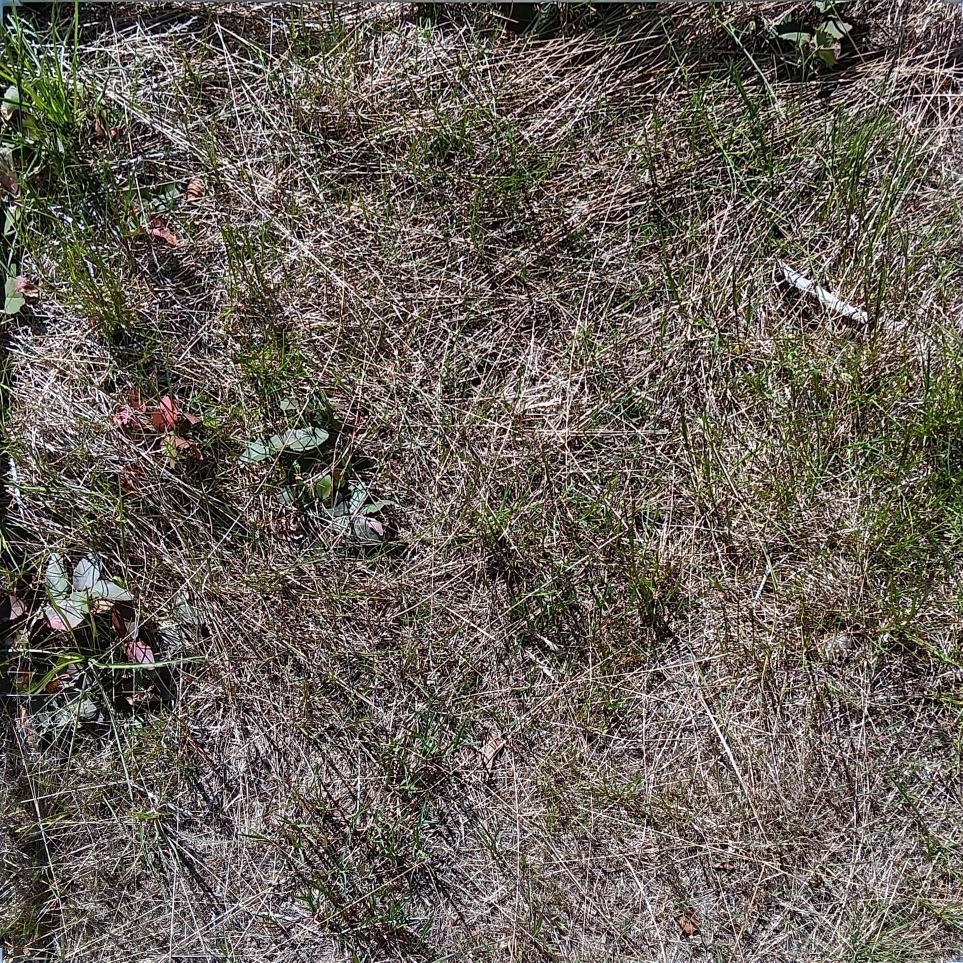
#> input picture test_photos_cropped/image_0.jpg, 1925 x 1925 px (shown at 1/2 size); its folder holds 4 pictures in this run
$ jupyter execute resize_all_photos.ipynb
#> lines starting #> are read from the running program, lines starting #| are printed output that depends on the picture
### functions.py
import numpy as np
import cv2
import re
import os
import sys
import glob
import napari
import spyndex
from matplotlib import pyplot as plt
from skimage import img_as_float, img_as_ubyte
import skimage.filters as skfil

# MAIN PROCESS FUNCTIONS
'''

1. Crop every image to its quadrat using the napari gui
2. Resize every image to the smallest length in the folder of photos
3. denoise images
4. Apply vegetation index
5. Convert pixel information into a csv

'''

# CROP TO QUADRAT
# [224 lines left out: functions crop_to_square, apply_vegetation_index, calc_live_plants_percentage, resize_square_imgs, not called in this run]


# Reorder the list of files for looping through
def reorder_file_paths(path):
    '''
    This function exists because I've rearranged the images so often that the operating system
    no longer stores them in number order (image_0, image_1, and so on). This function returns
    an ordered list of all the files that are currenty in the specified folder. It should be able
    to handle additions to the folder.

    Parameters:
        Path of the folder you want to loop through (In this format results/greenhouse_photos_thresholded/*
        for example. The asterisk is necessary or else the glob thingy won't work.)
    Returns:
        List of file paths to be run from the main project directory. It is in order of whatever
        number is in the filename.
    '''
    def sorting_function(path):
        # Grab a list containting the number found in the file path (includes multi-digit numbers)
        numbers = re.findall('\d+', path)

        # Return the numbers as integers if the list of numbers isn't empty. Return 0 otherwise
        return int(numbers[0]) if numbers else 0


    # Use the sorting_function on the list of paths so they will be sorted numerically.
    files = sorted(glob.glob(path), key=sorting_function)

    return files

# Apply otsu threshold to an image
# [72 lines left out: functions apply_otsu, matrix_xy_swap, reorder_quadrat_corners, not called in this run]


def extract_filename_number(filename):
    '''
    For when you just want the number in your filename.

    Parameters:
        filename: name of a file (preferably not the whole path)

    Returns:
        number: The number in the filename
    '''
    # Grab the number in the filename
    number = re.search('\d+', filename).group() # .group() function returns the match of the regexp, rather than a big silly string of junk

    return number

# [18 lines left out: function calc_pixels_to_cm, not called in this run]

### resize_all_photos.ipynb
[cell 1]
from functions import reorder_file_paths, extract_filename_number
import cv2

[cell 2]
folder = 'test_photos_cropped\\*'

files = reorder_file_paths(folder)

print(files)

[cell 3]
# Establish high minimum for min calculation later
min = 9999999

for file in files:
    # Read in image
    img = cv2.imread(file)
#> img is the input picture: shape (1925, 1925, 3); mean B, G, R 88.5, 95.9, 102.8

    side_length = img.shape[0]
#> side_length = 1925

    # Find minimum image size length
    if side_length < min:
        min = side_length
#> min = 1925
#> pass 3 of the loop `for file in files:`:
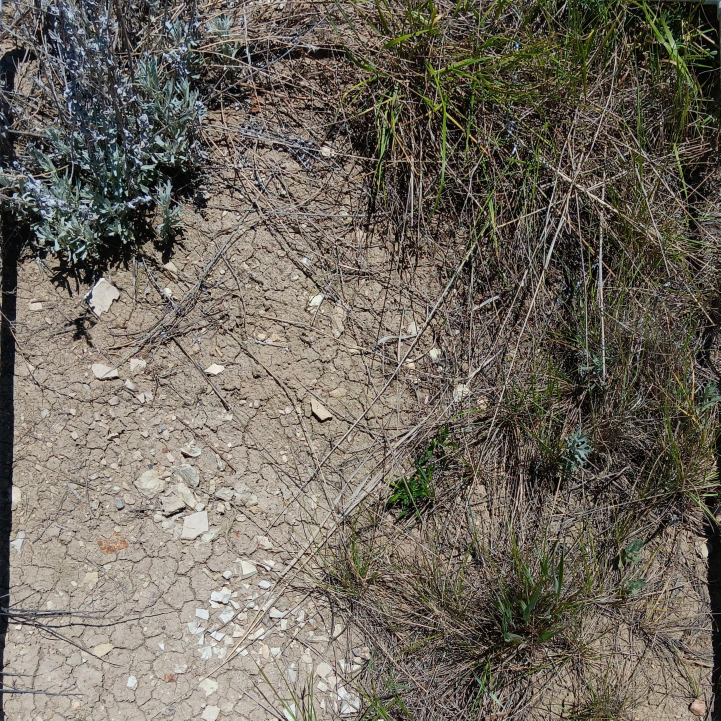
#> input picture test_photos_cropped/image_11.jpg, 2161 x 2161 px (shown at 1/3 size)
#> img is the input picture: shape (2161, 2161, 3); mean B, G, R 94.6, 104.9, 111.6
#> the loop made 4 passes; the first 3 are shown

[cell 4]
for file in files:
    # Read in image
    img = cv2.imread(file)

    # Extract number in filename
    file_number = extract_filename_number(file)

    # Resize all images to have previously established minimum length
    resized = cv2.resize(img, (min, min))
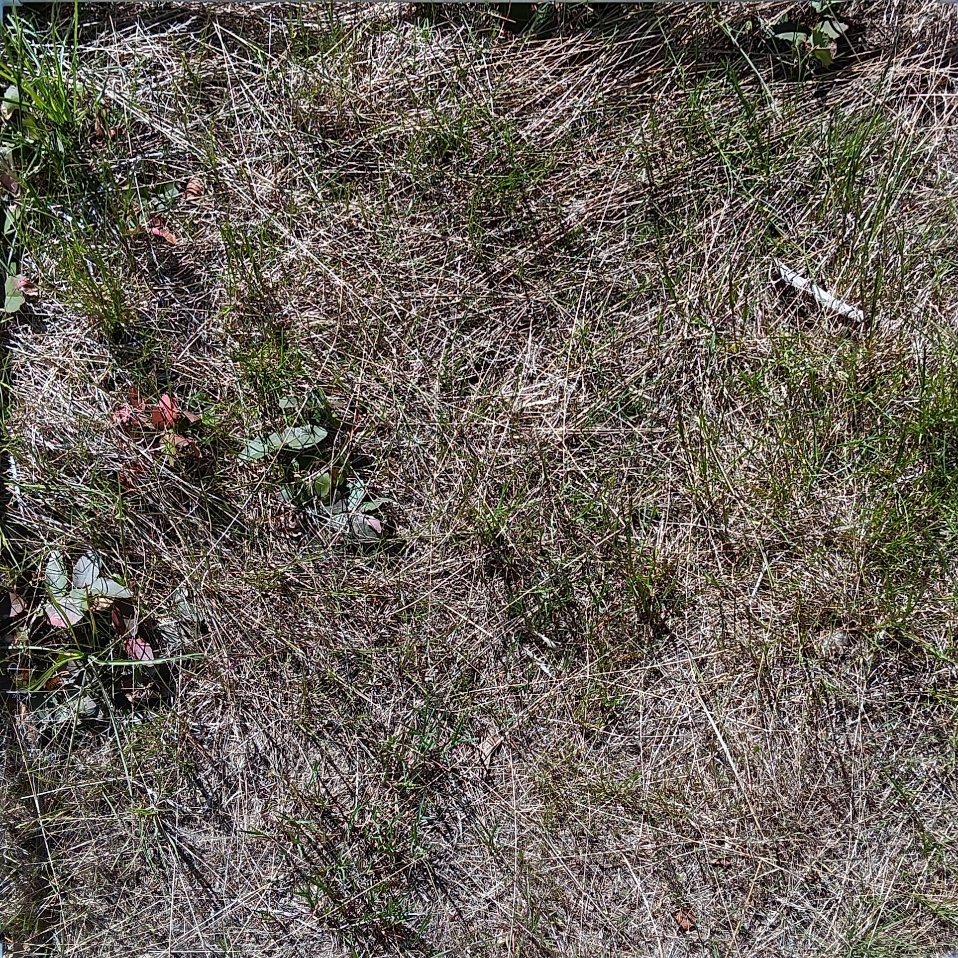
#> resized: shape (958, 958, 3); mean B, G, R 88.4, 95.7, 102.7
#> pass 3 of the loop `for file in files:`:
#> `resized = cv2.resize(img, (min, min))`:
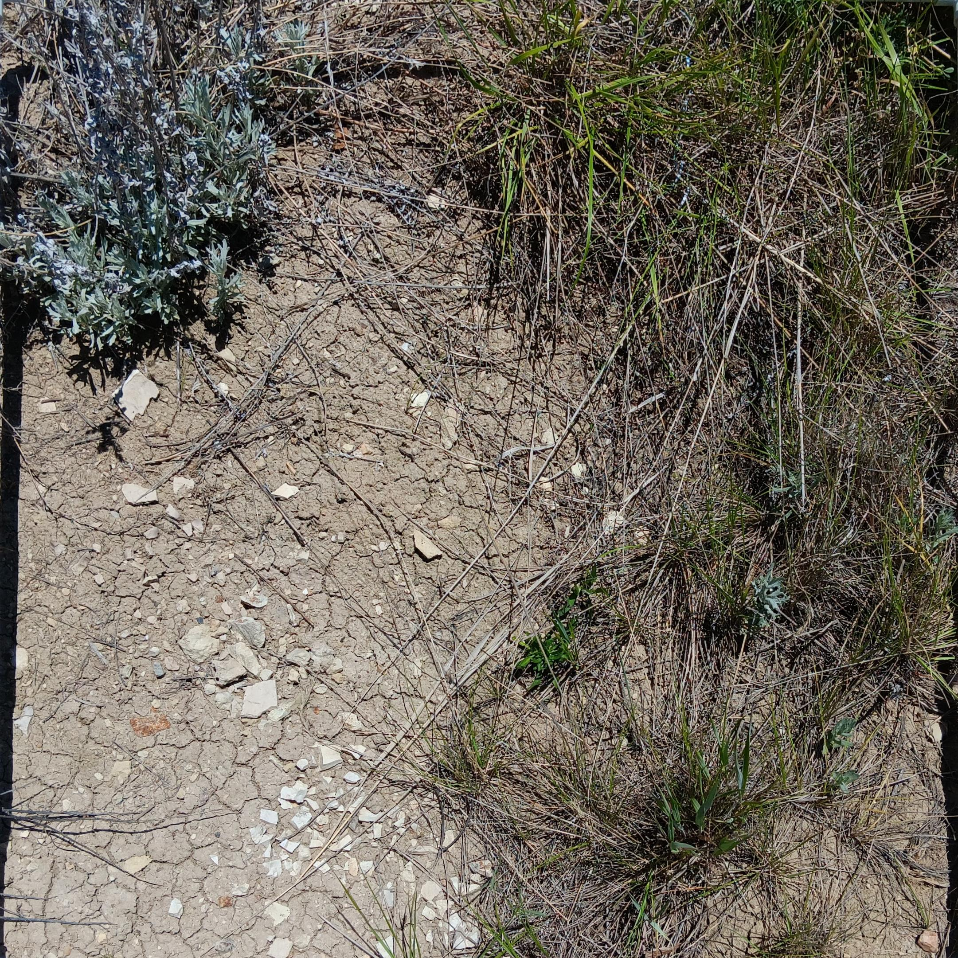
#> resized: shape (958, 958, 3); mean B, G, R 94.5, 104.8, 111.5
#> the loop made 4 passes; the first 3 are shown

    cv2.imwrite(f'results/cropped_photos_resized/image_{file_number}.jpg', resized)
